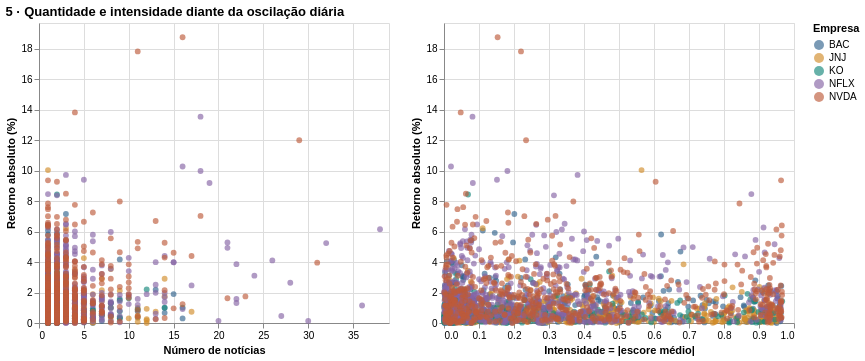

Source (notebook cell):
### Markdown cell above
## 8. Pergunta 5 — Dias com mais notícias ou sentimento mais intenso são seguidos por maiores oscilações, medidas pelo retorno absoluto?

**Transformação.** Comparamos quantidade de notícias e módulo do escore agregado com o retorno absoluto nos mesmos 2.387 pares. Spearman é a correlação dos postos médios, usada apenas como resumo descritivo. As duas dispersões usam todos os pontos e a mesma escala vertical, sem corte de extremos.

**Interação:** escolha a empresa e arraste uma seleção no painel esquerdo para destacar os mesmos pregões no direito. Duplo clique limpa. O cursor mostra empresa, data, n, retorno e uma manchete de maior |escore individual| da janela. Essa manchete é um exemplo, não explica isoladamente o escore agregado. A tabela de coeficientes refere-se à amostra completa de cada empresa. Fonte: painel integrado.

### Code cell
associacoes_q5 = pd.DataFrame([
    {'stock': empresa, 'n': len(g),
     'rho_quantidade_abs': spearman(g, 'n_noticias', 'retorno_absoluto_pct'),
     'rho_intensidade_abs': spearman(g, 'intensidade_sentimento', 'retorno_absoluto_pct')}
    for empresa, g in principal.groupby('stock')])
display(associacoes_q5.round(4))

# Uma manchete ilustrativa por pregão; o retorno continua aparecendo uma única vez.
mapeadas = pd.read_csv(DATA / 'noticias_pregao_retornos.csv', parse_dates=['trade_date'])
exemplos_pregao = (mapeadas.assign(intensidade=mapeadas['escore_sentimento'].abs())
    .sort_values(['intensidade', 'source_row'], ascending=[False, True])
    .drop_duplicates(['stock', 'trade_date'])[['stock', 'trade_date', 'headline']]
    .rename(columns={'headline': 'manchete_exemplo'}))
pontos_pregao = principal.merge(exemplos_pregao, on=['stock', 'trade_date'], validate='one_to_one')
empresa_disp = alt.param(name='empresa_dispersao', value='Todas',
    bind=alt.binding_select(options=['Todas'] + EMPRESAS, name='Empresa: '))
selecao_pontos = alt.selection_interval(name='pregoes_selecionados')
base_disp = alt.Chart(pontos_pregao).transform_filter(
    (empresa_disp == 'Todas') | (alt.datum.stock == empresa_disp)
).mark_circle(size=34).encode(
    y=alt.Y('retorno_absoluto_pct:Q', title='Retorno absoluto (%)',
            scale=alt.Scale(domain=[0, float(principal['retorno_absoluto_pct'].max()) * 1.05])),
    color=alt.Color('stock:N', title='Empresa', scale=alt.Scale(
        domain=EMPRESAS, range=['#32648D', '#D18C29', '#16877B', '#8664A5', '#BD5B3A'])),
    opacity=alt.condition(selecao_pontos, alt.value(.65), alt.value(.08)),
    tooltip=['stock:N', alt.Tooltip('trade_date:T', format='%Y-%m-%d'),
             'n_noticias:Q', alt.Tooltip('escore_sentimento:Q', format='.3f'),
             alt.Tooltip('retorno_pct:Q', format='.3f'),
             alt.Tooltip('manchete_exemplo:N', title='Manchete de exemplo')]
).properties(width=350, height=300)
quantidade = base_disp.encode(x=alt.X('n_noticias:Q', title='Número de notícias',
    scale=alt.Scale(domain=[0, int(principal['n_noticias'].max()) + 1]))).add_params(selecao_pontos)
intensidade = base_disp.encode(x=alt.X('intensidade_sentimento:Q', title='Intensidade = |escore médio|',
                                       scale=alt.Scale(domain=[0, 1])))
q5 = (quantidade | intensidade).add_params(empresa_disp).properties(
    title='5 · Quantidade e intensidade diante da oscilação diária')
display(q5)

### Figure 1 — Vega-Lite specification as saved in the notebook (floating-point values rounded to 4 significant figures; data arrays with more than 128 entries replaced by an {"elided": "..."} marker saying what was removed)
{"$schema": "https://vega.github.io/schema/vega-lite/v6.4.1.json", "config": {"view": {"continuousHeight": 300, "continuousWidth": 300}}, "data": {"name": "data-ad10129c0f5a9d520450d71ba1cb606a"}, "datasets": {"data-ad10129c0f5a9d520450d71ba1cb606a": {"elided": "2387 records"}}, "hconcat": [{"encoding": {"color": {"field": "stock", "scale": {"domain": ["BAC", "JNJ", "KO", "NFLX", "NVDA"], "range": ["#32648D", "#D18C29", "#16877B", "#8664A5", "#BD5B3A"]}, "title": "Empresa", "type": "nominal"}, "opacity": {"condition": {"param": "pregoes_selecionados", "value": 0.65}, "value": 0.08}, "tooltip": [{"field": "stock", "type": "nominal"}, {"field": "trade_date", "format": "%Y-%m-%d", "type": "temporal"}, {"field": "n_noticias", "type": "quantitative"}, {"field": "escore_sentimento", "format": ".3f", "type": "quantitative"}, {"field": "retorno_pct", "format": ".3f", "type": "quantitative"}, {"field": "manchete_exemplo", "title": "Manchete de exemplo", "type": "nominal"}], "x": {"field": "n_noticias", "scale": {"domain": [0, 39]}, "title": "Número de notícias", "type": "quantitative"}, "y": {"field": "retorno_absoluto_pct", "scale": {"domain": [0, 19.69]}, "title": "Retorno absoluto (%)", "type": "quantitative"}}, "height": 300, "mark": {"size": 34, "type": "circle"}, "name": "view_b331baa89bc712fa_0", "transform": [{"filter": "((empresa_dispersao === 'Todas') || (datum.stock === empresa_dispersao))"}], "width": 350}, {"encoding": {"color": {"field": "stock", "scale": {"domain": ["BAC", "JNJ", "KO", "NFLX", "NVDA"], "range": ["#32648D", "#D18C29", "#16877B", "#8664A5", "#BD5B3A"]}, "title": "Empresa", "type": "nominal"}, "opacity": {"condition": {"param": "pregoes_selecionados", "value": 0.65}, "value": 0.08}, "tooltip": [{"field": "stock", "type": "nominal"}, {"field": "trade_date", "format": "%Y-%m-%d", "type": "temporal"}, {"field": "n_noticias", "type": "quantitative"}, {"field": "escore_sentimento", "format": ".3f", "type": "quantitative"}, {"field": "retorno_pct", "format": ".3f", "type": "quantitative"}, {"field": "manchete_exemplo", "title": "Manchete de exemplo", "type": "nominal"}], "x": {"field": "intensidade_sentimento", "scale": {"domain": [0, 1]}, "title": "Intensidade = |escore médio|", "type": "quantitative"}, "y": {"field": "retorno_absoluto_pct", "scale": {"domain": [0, 19.69]}, "title": "Retorno absoluto (%)", "type": "quantitative"}}, "height": 300, "mark": {"size": 34, "type": "circle"}, "transform": [{"filter": "((empresa_dispersao === 'Todas') || (datum.stock === empresa_dispersao))"}], "width": 350}], "params": [{"name": "pregoes_selecionados", "select": {"type": "interval"}, "views": ["view_b331baa89bc712fa_0"]}, {"bind": {"input": "select", "name": "Empresa: ", "options": ["Todas", "BAC", "JNJ", "KO", "NFLX", "NVDA"]}, "name": "empresa_dispersao", "value": "Todas"}], "title": "5 · Quantidade e intensidade diante da oscilação diária"}
